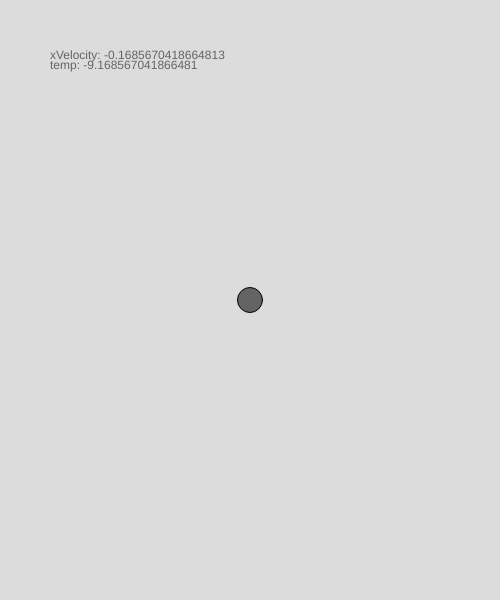
Frame 1 (no input)
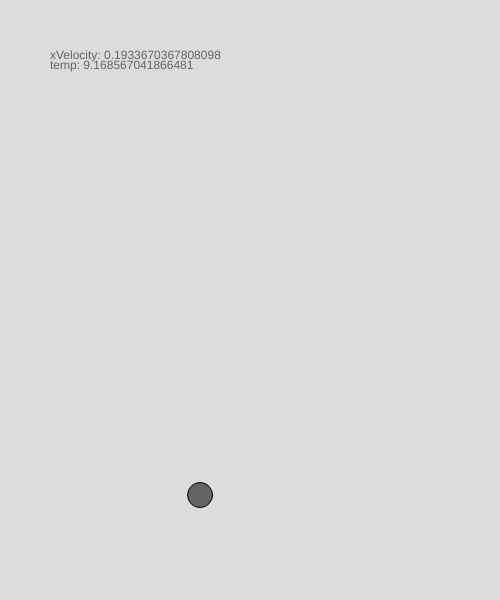
Frame 60 (no input)
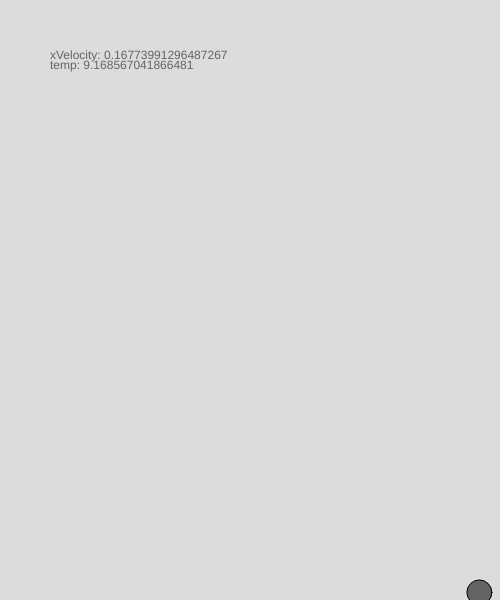
Frame 120 (the mouse pressed at the canvas centre since frame 60)

The p5.js sketch that drew these frames (run headless with seeded random() and noise() and a simulated clock; from frame 60 on, the mouse is pressed at the canvas centre):

// p5.js sketch
// ── sketch.js
function setup() {
    createCanvas(500, 600);
    ball1 = new ball(width/2,height/2,random(-20,-2),random(-16,17));
  }
  
  function draw() {
    background(220);
    ball1.draw();
    ball1.move();
    
  }
  
// ── ball.js
var accel; 

class ball {
  
    constructor(x,y,yVelocity,xVelocity){
      this.x=x;
      this.y=y;
      this.yVelocity = yVelocity;
      this.xVelocity = xVelocity;
      accel = 0.6;
      this.temp = xVelocity;
    }
    
    draw(){
      fill(100);
      circle(this.x,this.y,25);
      text("xVelocity: "+ this.xVelocity%1,50,50,200,100)
      text("temp: "+ this.temp,50,60,200,100)
    }
    
    move(){
      this.yVelocity += accel;
      this.y += this.yVelocity;
      
      if (this.temp < 0) {
        this.temp *=-1;
      }
      if (this.xVelocity <0.1 && this.xVelocity > 0){
        this.xVelocity = 0;
      }
      if (this.xVelocity > 0) {
        this.xVelocity -= (0.0055*this.temp);
        this.x += this.xVelocity;
      }
      if (this.xVelocity < 0) {
        this.xVelocity = this.xVelocity+(0.0055*this.temp);
        this.x += this.xVelocity;
      }
      if (this.x > width) {
        this.xVelocity *=-1;
        this.x = width;
      }
      if (this.x < 0) {
        this.xVelocity *=-1;
        this.x = 0;
      }
      if (this.y > height) {
        this.yVelocity *= -0.6;
        this.y = height;
      }
      
    }
  }
